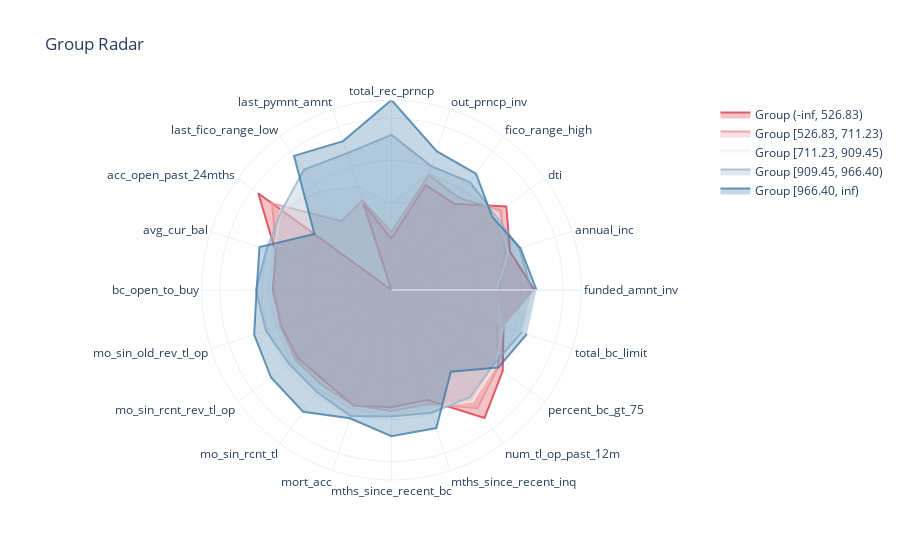

The notebook cell saved with this chart:
### Code cell
evaluator.plot_group_radar()

### Figure 1 — Plotly figure (JSON) as saved in the notebook; plotly's stock layout.template omitted (floating-point values rounded to 4 significant figures)
{"data": [{"fill": "toself", "fillcolor": "rgba(217,58,70,0.3)", "line": {"color": "rgba(217,58,70,0.8)"}, "name": "Group (-inf, 526.83)", "r": [0.1598, -0.05856, 0.1472, -0.2717, -0.2262, -0.9268, -0.4645, -1.539, 0.4172, -0.09398, -0.1287, -0.1614, -0.1631, -0.1963, -0.09193, -0.1464, -0.1651, 0.3409, 0.09482, -0.1393], "theta": ["funded_amnt_inv", "annual_inc", "dti", "fico_range_high", "out_prncp_inv", "total_rec_prncp", "last_pymnt_amnt", "last_fico_range_low", "acc_open_past_24mths", "avg_cur_bal", "bc_open_to_buy", "mo_sin_old_rev_tl_op", "mo_sin_rcnt_rev_tl_op", "mo_sin_rcnt_tl", "mort_acc", "mths_since_recent_bc", "mths_since_recent_inq", "num_tl_op_past_12m", "percent_bc_gt_75", "total_bc_limit"], "type": "scatterpolar"}, {"fill": "toself", "fillcolor": "rgba(230,148,154,0.3)", "line": {"color": "rgba(230,148,154,0.8)"}, "name": "Group [526.83, 711.23)", "r": [-0.2732, -0.1184, 0.07254, -0.1826, -0.102, -0.849, -0.4199, -0.5285, 0.2134, -0.09701, -0.1438, -0.1507, -0.1292, -0.1391, -0.0988, -0.1033, -0.1151, 0.1969, 0.02756, -0.2218], "theta": ["funded_amnt_inv", "annual_inc", "dti", "fico_range_high", "out_prncp_inv", "total_rec_prncp", "last_pymnt_amnt", "last_fico_range_low", "acc_open_past_24mths", "avg_cur_bal", "bc_open_to_buy", "mo_sin_old_rev_tl_op", "mo_sin_rcnt_rev_tl_op", "mo_sin_rcnt_tl", "mort_acc", "mths_since_recent_bc", "mths_since_recent_inq", "num_tl_op_past_12m", "percent_bc_gt_75", "total_bc_limit"], "type": "scatterpolar"}, {"fill": "toself", "fillcolor": "rgba(242,241,241,0.3)", "line": {"color": "rgba(242,241,241,0.8)"}, "name": "Group [711.23, 909.45)", "r": [-0.2882, -0.0822, 0.01172, -0.07732, -0.08646, -0.5137, -0.2475, -0.0911, 0.08521, -0.07054, -0.06971, -0.1031, -0.06797, -0.0749, -0.04613, -0.05479, -0.07622, 0.09584, -0.0112, -0.141], "theta": ["funded_amnt_inv", "annual_inc", "dti", "fico_range_high", "out_prncp_inv", "total_rec_prncp", "last_pymnt_amnt", "last_fico_range_low", "acc_open_past_24mths", "avg_cur_bal", "bc_open_to_buy", "mo_sin_old_rev_tl_op", "mo_sin_rcnt_rev_tl_op", "mo_sin_rcnt_tl", "mort_acc", "mths_since_recent_bc", "mths_since_recent_inq", "num_tl_op_past_12m", "percent_bc_gt_75", "total_bc_limit"], "type": "scatterpolar"}, {"fill": "toself", "fillcolor": "rgba(153,183,205,0.3)", "line": {"color": "rgba(153,183,205,0.8)"}, "name": "Group [909.45, 966.40)", "r": [0.127, 0.05533, -0.01671, 0.04508, 0.004889, 0.3029, 0.1696, 0.2277, 0.07266, 0.0225, 0.07181, 0.02872, -0.03924, -0.03659, 0.03547, -0.03632, -0.005264, 0.03894, -0.03794, 0.08679], "theta": ["funded_amnt_inv", "annual_inc", "dti", "fico_range_high", "out_prncp_inv", "total_rec_prncp", "last_pymnt_amnt", "last_fico_range_low", "acc_open_past_24mths", "avg_cur_bal", "bc_open_to_buy", "mo_sin_old_rev_tl_op", "mo_sin_rcnt_rev_tl_op", "mo_sin_rcnt_tl", "mort_acc", "mths_since_recent_bc", "mths_since_recent_inq", "num_tl_op_past_12m", "percent_bc_gt_75", "total_bc_limit"], "type": "scatterpolar"}, {"fill": "toself", "fillcolor": "rgba(65,124,167,0.3)", "line": {"color": "rgba(65,124,167,0.8)"}, "name": "Group [966.40, inf)", "r": [0.1839, 0.07091, -0.05982, 0.1692, 0.1957, 0.7179, 0.3205, 0.4301, -0.407, 0.1094, 0.0634, 0.1767, 0.2301, 0.2478, 0.06305, 0.1967, 0.185, -0.3399, 0.02926, 0.1523], "theta": ["funded_amnt_inv", "annual_inc", "dti", "fico_range_high", "out_prncp_inv", "total_rec_prncp", "last_pymnt_amnt", "last_fico_range_low", "acc_open_past_24mths", "avg_cur_bal", "bc_open_to_buy", "mo_sin_old_rev_tl_op", "mo_sin_rcnt_rev_tl_op", "mo_sin_rcnt_tl", "mort_acc", "mths_since_recent_bc", "mths_since_recent_inq", "num_tl_op_past_12m", "percent_bc_gt_75", "total_bc_limit"], "type": "scatterpolar"}], "layout": {"polar": {"radialaxis": {"showticklabels": false}}, "title": {"text": "Group Radar"}}}
